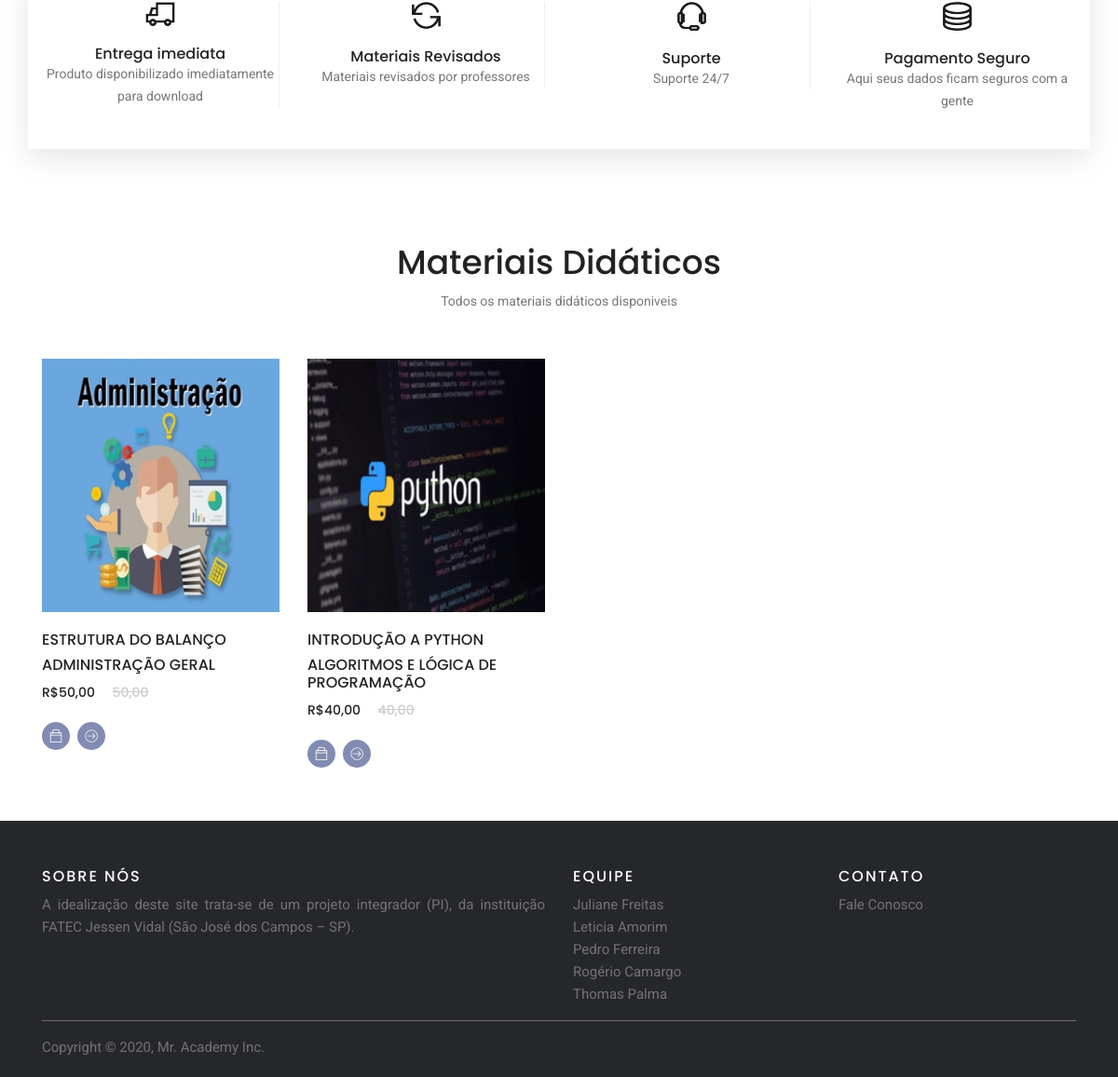
/src/carousel/produtos.php (lower part), run on an earlier commit of the app's database.
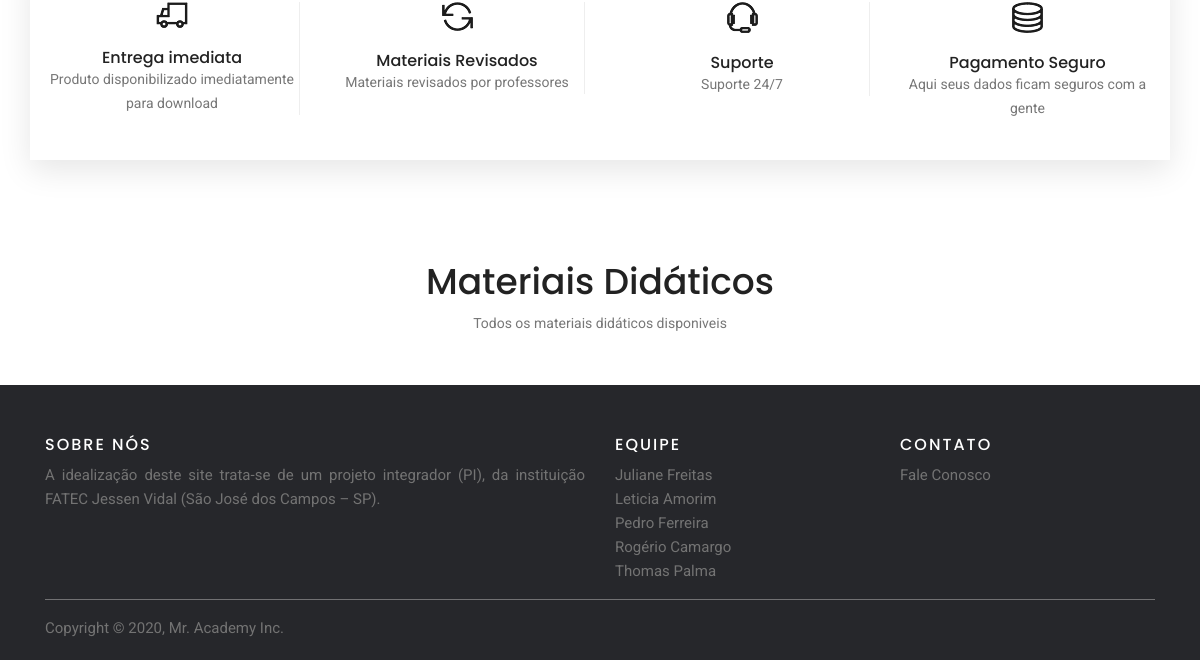
And on a later commit of the database.
### tables this page shows
CREATE TABLE `arquivos` (
  `id` int(11) NOT NULL,
  `nome_arquivo` varchar(100) NOT NULL,
  `caminho` varchar(255) NOT NULL,
  `disciplina` varchar(100) NOT NULL,
  `descricao` text NOT NULL,
  `extensao_arquivo` varchar(5) NOT NULL,
  `titulo_produto` varchar(250) NOT NULL,
  `preco` varchar(100) NOT NULL
);

### src/carousel/produtos.php (the view, shortened to what the changed rows need)
<?php
	include_once("conexao.php");
?>
<!DOCTYPE html>
<html lang="pt-br">
<head>
  <link rel="stylesheet" href="css/linearicons.css">
  <link rel="stylesheet" href="css/themify-icons.css">
  <link rel="stylesheet" href="css/bootstrap.css">
  <link rel="stylesheet" href="css/owl.carousel.css">
  <link rel="stylesheet" href="css/main.css">
  <link href="carousel.css" rel="stylesheet">
  <link href="css/darkmode.css" rel="stylesheet">
</head>
<body>
<main role="main">
  <br>
  <br>
		<div class="single-product-slider">
			<div class="container">
				<div class="row justify-content-center">
					<div class="col-lg-6 text-center">
						<div class="section-title">
							<h1>Materiais Didáticos</h1>
						</div>
					</div>
				</div>
				<div class="row">
					<?php
					$result_usuarios = "SELECT * FROM arquivos WHERE disciplina = 'Administração Geral'";
					$resultado_usuarios = mysqli_query($conexao, $result_usuarios);
					while($row_usuario = mysqli_fetch_assoc($resultado_usuarios)){
						echo('<div class="col-lg-3 col-md-6">
						<div class="single-product">
							<img class="img-fluid" src="imagens/produtos/p3.jpg" alt="">
							<div class="product-details">
								<h6>'.$row_usuario['titulo_produto'].'</h6>
								<h6>'.$row_usuario['disciplina'].'</h6>
								<div class="price">
									<h6>R$'.number_format($row_usuario["preco"], 2, ',', '').'</h6>
									<h6 class="l-through">'.number_format($row_usuario["preco"], 2, ',', '').'</h6>
								</div>
								<div class="prd-bottom">
								<a href="carrinho_compras/carrinho.php?add=carrinho&id='.$row_usuario["id"].'" class="social-info">
									<span class="ti-bag"></span>
									<p class="hover-text">Adicionar</p>
								</a>
									<a href="single-product.php?id='.$row_usuario["id"].'" class="social-info">
										<span class="lnr lnr-arrow-right-circle"></span>
										<p class="hover-text">Ver Mais</p>
									</a>
									');
									echo ('
								</div>
							</div>
						</div>
					</div> ');
					}
					$result_usuarios = "SELECT * FROM arquivos WHERE disciplina = 'Algoritmos e Lógica de Programação'";
					$resultado_usuarios = mysqli_query($conexao, $result_usuarios);
					while($row_usuario = mysqli_fetch_assoc($resultado_usuarios)){
						echo('<div class="col-lg-3 col-md-6">
						<div class="single-product">
							<img class="img-fluid" src="imagens/produtos/p2.jpg" alt="">
							<div class="product-details">
								<h6>'.$row_usuario['titulo_produto'].'</h6>
								<h6>'.$row_usuario['disciplina'].'</h6>
								<div class="price">
									<h6>R$'.number_format($row_usuario["preco"], 2, ',', '').'</h6>
									<h6 class="l-through">'.number_format($row_usuario["preco"], 2, ',', '').'</h6>
								</div>
								<div class="prd-bottom">
								<a href="carrinho_compras/carrinho.php?add=carrinho&id='.$row_usuario["id"].'" class="social-info">
									<span class="ti-bag"></span>
									<p class="hover-text">Adicionar</p>
								</a>
									<a href="single-product.php?id='.$row_usuario["id"].'" class="social-info">
										<span class="lnr lnr-arrow-right-circle"></span>
										<p class="hover-text">Ver Mais</p>
									</a>
									');
									echo ('
								</div>
							</div>
						</div>
					</div> ');
					}
					?>
				</div>
			</div>
		</div>
</body>
</html>

What changed in the data, as far as the page shows it:
removed arquivos: titulo_produto "ESTRUTURA DO BALANÇO", disciplina "ADMINISTRAÇÃO GERAL", preco "50,00", shown under "Materiais Didáticos"
removed arquivos: titulo_produto "INTRODUÇÃO A PYTHON", disciplina "ALGORITMOS E LÓGICA DE PROGRAMAÇÃO", preco "40,00"
